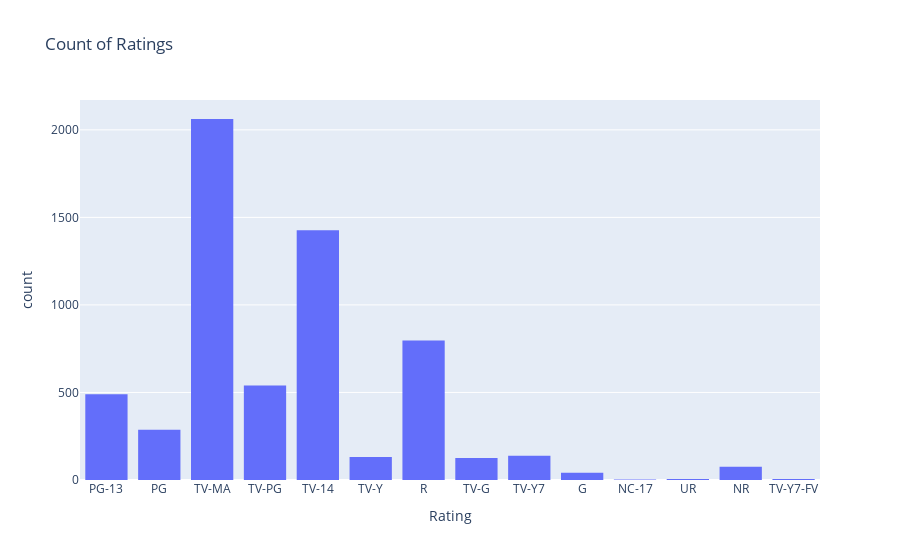

Notebook cell for this chart:
### Code cell
fig = px.histogram(Mov, x='Rating', title='Count of Ratings')
fig.show()

### Figure 1 — Plotly figure (JSON) as saved in the notebook; plotly's stock layout.template omitted (floating-point values rounded to 4 significant figures; data arrays with more than 128 entries replaced by an {"elided": "..."} marker saying what was removed)
{"data": [{"alignmentgroup": "True", "bingroup": "x", "hovertemplate": "Rating=%{x}<br>count=%{y}<extra></extra>", "legendgroup": "", "marker": {"color": "#636efa", "pattern": {"shape": ""}}, "name": "", "offsetgroup": "", "orientation": "v", "showlegend": false, "type": "histogram", "x": {"elided": "6131 str values"}, "xaxis": "x", "yaxis": "y"}], "layout": {"barmode": "relative", "legend": {"tracegroupgap": 0}, "title": {"text": "Count of Ratings"}, "xaxis": {"anchor": "y", "domain": [0, 1], "title": {"text": "Rating"}}, "yaxis": {"anchor": "x", "domain": [0, 1], "title": {"text": "count"}}}}
